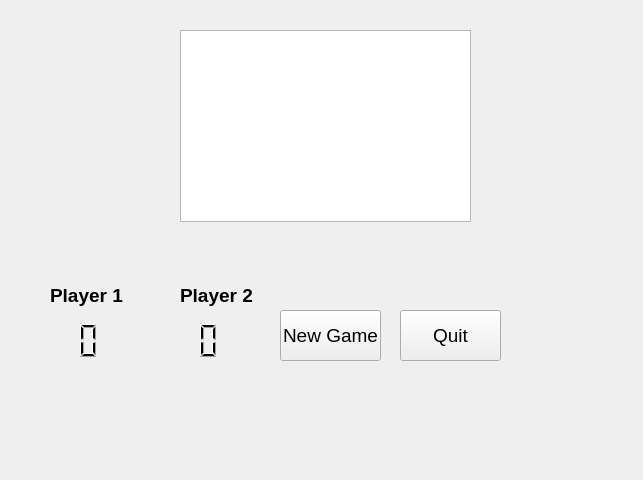
<?xml version="1.0" encoding="UTF-8"?>
<ui version="4.0">
 <class>TicTacToe</class>
 <widget class="QWidget" name="TicTacToe">
  <property name="geometry">
   <rect>
    <x>0</x>
    <y>0</y>
    <width>643</width>
    <height>480</height>
   </rect>
  </property>
  <property name="windowTitle">
   <string>TicTacToe</string>
  </property>
  <widget class="QGraphicsView" name="graphicsView">
   <property name="geometry">
    <rect>
     <x>180</x>
     <y>30</y>
     <width>291</width>
     <height>192</height>
    </rect>
   </property>
   <property name="verticalScrollBarPolicy">
    <enum>Qt::ScrollBarAlwaysOff</enum>
   </property>
   <property name="horizontalScrollBarPolicy">
    <enum>Qt::ScrollBarAlwaysOff</enum>
   </property>
  </widget>
  <widget class="QLabel" name="label">
   <property name="geometry">
    <rect>
     <x>50</x>
     <y>280</y>
     <width>81</width>
     <height>31</height>
    </rect>
   </property>
   <property name="text">
    <string>&lt;!DOCTYPE HTML PUBLIC &quot;-//W3C//DTD HTML 4.0//EN&quot; &quot;http://www.w3.org/TR/REC-html40/strict.dtd&quot;&gt;
&lt;html&gt;&lt;head&gt;&lt;meta name=&quot;qrichtext&quot; content=&quot;1&quot; /&gt;&lt;style type=&quot;text/css&quot;&gt;
p, li { white-space: pre-wrap; }
&lt;/style&gt;&lt;/head&gt;&lt;body style=&quot; font-family:'MS Shell Dlg 2'; font-size:8.25pt; font-weight:400; font-style:normal;&quot;&gt;
&lt;p style=&quot; margin-top:0px; margin-bottom:0px; margin-left:0px; margin-right:0px; -qt-block-indent:0; text-indent:0px;&quot;&gt;&lt;span style=&quot; font-size:14pt; font-weight:600;&quot;&gt;Player 1&lt;/span&gt;&lt;/p&gt;&lt;/body&gt;&lt;/html&gt;</string>
   </property>
  </widget>
  <widget class="QLCDNumber" name="lcdNumber">
   <property name="geometry">
    <rect>
     <x>0</x>
     <y>320</y>
     <width>101</width>
     <height>41</height>
    </rect>
   </property>
   <property name="layoutDirection">
    <enum>Qt::RightToLeft</enum>
   </property>
   <property name="frameShadow">
    <enum>QFrame::Sunken</enum>
   </property>
   <property name="lineWidth">
    <number>0</number>
   </property>
   <property name="smallDecimalPoint">
    <bool>false</bool>
   </property>
  </widget>
  <widget class="QLabel" name="label_2">
   <property name="geometry">
    <rect>
     <x>180</x>
     <y>280</y>
     <width>81</width>
     <height>31</height>
    </rect>
   </property>
   <property name="text">
    <string>&lt;!DOCTYPE HTML PUBLIC &quot;-//W3C//DTD HTML 4.0//EN&quot; &quot;http://www.w3.org/TR/REC-html40/strict.dtd&quot;&gt;
&lt;html&gt;&lt;head&gt;&lt;meta name=&quot;qrichtext&quot; content=&quot;1&quot; /&gt;&lt;style type=&quot;text/css&quot;&gt;
p, li { white-space: pre-wrap; }
&lt;/style&gt;&lt;/head&gt;&lt;body style=&quot; font-family:'MS Shell Dlg 2'; font-size:8.25pt; font-weight:400; font-style:normal;&quot;&gt;
&lt;p style=&quot; margin-top:0px; margin-bottom:0px; margin-left:0px; margin-right:0px; -qt-block-indent:0; text-indent:0px;&quot;&gt;&lt;span style=&quot; font-size:14pt; font-weight:600;&quot;&gt;Player 2&lt;/span&gt;&lt;/p&gt;&lt;/body&gt;&lt;/html&gt;</string>
   </property>
  </widget>
  <widget class="QLCDNumber" name="lcdNumber_2">
   <property name="geometry">
    <rect>
     <x>120</x>
     <y>320</y>
     <width>101</width>
     <height>41</height>
    </rect>
   </property>
   <property name="layoutDirection">
    <enum>Qt::RightToLeft</enum>
   </property>
   <property name="frameShadow">
    <enum>QFrame::Sunken</enum>
   </property>
   <property name="lineWidth">
    <number>0</number>
   </property>
   <property name="smallDecimalPoint">
    <bool>false</bool>
   </property>
   <property name="intValue" stdset="0">
    <number>0</number>
   </property>
  </widget>
  <widget class="QPushButton" name="pushButtonQuit">
   <property name="geometry">
    <rect>
     <x>400</x>
     <y>310</y>
     <width>101</width>
     <height>51</height>
    </rect>
   </property>
   <property name="font">
    <font>
     <pointsize>14</pointsize>
    </font>
   </property>
   <property name="text">
    <string>Quit</string>
   </property>
   <property name="autoDefault">
    <bool>true</bool>
   </property>
   <property name="default">
    <bool>false</bool>
   </property>
   <property name="flat">
    <bool>false</bool>
   </property>
  </widget>
  <widget class="QPushButton" name="pushButtonNewGame">
   <property name="geometry">
    <rect>
     <x>280</x>
     <y>310</y>
     <width>101</width>
     <height>51</height>
    </rect>
   </property>
   <property name="font">
    <font>
     <pointsize>14</pointsize>
    </font>
   </property>
   <property name="text">
    <string>New Game</string>
   </property>
   <property name="autoDefault">
    <bool>true</bool>
   </property>
   <property name="default">
    <bool>false</bool>
   </property>
   <property name="flat">
    <bool>false</bool>
   </property>
  </widget>
 </widget>
 <layoutdefault spacing="6" margin="11"/>
 <resources/>
 <connections/>
</ui>
